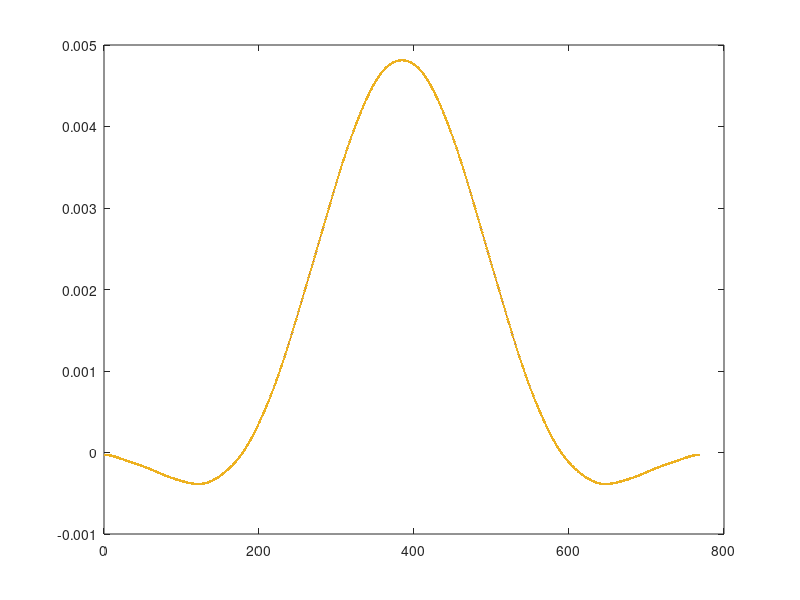

MATLAB code to generate this figure:
filter_coeff=[-0.000030328878, -0.000030577072, -0.000031071936, -0.000031810440, ...
        -0.000032788081, -0.000033998941, -0.000035435750, -0.000037089977, ...
        -0.000038951924, -0.000041010841, -0.000043255049, -0.000045672075, ...
        -0.000048248791, -0.000050971567, -0.000053826416, -0.000056799157, ...
        -0.000059875563, -0.000063041519, -0.000066283168, -0.000069587057, ...
        -0.000072940270, -0.000076330559, -0.000079746457, -0.000083177384, ...
        -0.000086613733, -0.000090046951, -0.000093469597, -0.000096875386, ...
        -0.000100259219, -0.000103617193, -0.000106946596, -0.000110245887, ...
        -0.000113514662, -0.000116753598, -0.000119964392, -0.000123149681, ...
        -0.000126312954, -0.000129458453, -0.000132591065, -0.000135716209, ...
        -0.000138839714, -0.000141967702, -0.000145106460, -0.000148262318, ...
        -0.000151441530, -0.000154650156, -0.000157893954, -0.000161178271, ...
        -0.000164507953, -0.000167887260, -0.000171319789, -0.000174808415, ...
        -0.000178355242, -0.000181961566, -0.000185627852, -0.000189353730, ...
        -0.000193137994, -0.000196978626, -0.000200872823, -0.000204817042, ...
        -0.000208807055, -0.000212838013, -0.000216904517, -0.000221000704, ...
        -0.000225120328, -0.000229256857, -0.000233403563, -0.000237553622, ...
        -0.000241700207, -0.000245836584, -0.000249956200, -0.000254052771, ...
        -0.000258120361, -0.000262153450, -0.000266147004, -0.000270096521, ...
        -0.000273998076, -0.000277848354, -0.000281644665, -0.000285384955, ...
        -0.000289067796, -0.000292692375, -0.000296258456, -0.000299766348, ...
        -0.000303216849, -0.000306611182, -0.000309950933, -0.000313237965, ...
        -0.000316474338, -0.000319662220, -0.000322803792, -0.000325901155, ...
        -0.000328956235, -0.000331970689, -0.000334945811, -0.000337882450, ...
        -0.000340780925, -0.000343640950, -0.000346461575, -0.000349241120, ...
        -0.000351977139, -0.000354666377, -0.000357304758, -0.000359887364, ...
        -0.000362408450, -0.000364861452, -0.000367239018, -0.000369533056, ...
        -0.000371734777, -0.000373834773, -0.000375823080, -0.000377689276, ...
        -0.000379422563, -0.000381011877, -0.000382445990, -0.000383713619, ...
        -0.000384803542, -0.000385704709, -0.000386406356, -0.000386898114, ...
        -0.000387170118, -0.000387213101, -0.000387018495, -0.000386578507, ...
        -0.000385886201, -0.000384935557, -0.000383721524, -0.000382240056, ...
        -0.000380488141, -0.000378463812, -0.000376166139, -0.000373595219, ...
        -0.000370752142, -0.000367638943, -0.000364258554, -0.000360614724, ...
        -0.000356711946, -0.000352555363, -0.000348150670, -0.000343504007, ...
        -0.000338621843, -0.000333510867, -0.000328177859, -0.000322629576, ...
        -0.000316872631, -0.000310913376, -0.000304757787, -0.000298411360, ...
        -0.000291879010, -0.000285164980, -0.000278272762, -0.000271205024, ...
        -0.000263963554, -0.000256549216, -0.000248961920, -0.000241200601, ...
        -0.000233263221, -0.000225146777, -0.000216847326, -0.000208360028, ...
        -0.000199679191, -0.000190798343, -0.000181710300, -0.000172407255, ...
        -0.000162880871, -0.000153122383, -0.000143122702, -0.000132872532, ...
        -0.000122362479, -0.000111583170, -0.000100525363, -0.000089180064, ...
        -0.000077538630, -0.000065592878, -0.000053335171, -0.000040758515, ...
        -0.000027856630, -0.000014624018, -0.000001056021, 0.000012851138, ...
        0.000027100327, 0.000041693485, 0.000056631617, 0.000071914809, ...
        0.000087542246, 0.000103512249, 0.000119822322, 0.000136469211, ...
        0.000153448970, 0.000170757041, 0.000188388336, 0.000206337332, ...
        0.000224598164, 0.000243164726, 0.000262030769, 0.000281190009, ...
        0.000300636218, 0.000320363327, 0.000340365516, 0.000360637298, ...
        0.000381173598, 0.000401969827, 0.000423021935, 0.000444326464, ...
        0.000465880589, 0.000487682136, 0.000509729602, 0.000532022152, ...
        0.000554559610, 0.000577342430, 0.000600371663, 0.000623648909, ...
        0.000647176257, 0.000670956213, 0.000694991628, 0.000719285612, ...
        0.000743841437, 0.000768662450, 0.000793751965, 0.000819113166, ...
        0.000844749009, 0.000870662116, 0.000896854682, 0.000923328383, ...
        0.000950084291, 0.000977122793, 0.001004443523, 0.001032045304, ...
        0.001059926097, 0.001088082964, 0.001116512045, 0.001145208547, ...
        0.001174166740, 0.001203379980, 0.001232840729, 0.001262540599, ...
        0.001292470407, 0.001322620233, 0.001352979500, 0.001383537057, ...
        0.001414281270, 0.001445200126, 0.001476281334, 0.001507512436, ...
        0.001538880923, 0.001570374340, 0.001601980408, 0.001633687126, ...
        0.001665482879, 0.001697356541, 0.001729297566, 0.001761296070, ...
        0.001793342912, 0.001825429752, 0.001857549108, 0.001889694393, ...
        0.001921859941, 0.001954041023, 0.001986233843, 0.002018435527, ...
        0.002050644089, 0.002082858396, 0.002115078108, 0.002147303617, ...
        0.002179535967, 0.002211776768, 0.002244028101, 0.002276292416, ...
        0.002308572425, 0.002340870987, 0.002373190996, 0.002405535266, ...
        0.002437906415, 0.002470306756, 0.002502738185, 0.002535202083, ...
        0.002567699223, 0.002600229679, 0.002632792754, 0.002665386912, ...
        0.002698009728, 0.002730657846, 0.002763326951, 0.002796011756, ...
        0.002828706000, 0.002861402467, 0.002894093007, 0.002926768579, ...
        0.002959419304, 0.002992034530, 0.003024602902, 0.003057112453, ...
        0.003089550693, 0.003121904707, 0.003154161264, 0.003186306922, ...
        0.003218328139, 0.003250211388, 0.003281943260, 0.003313510581, ...
        0.003344900504, 0.003376100618, 0.003407099027, 0.003437884440, ...
        0.003468446237, 0.003498774536, 0.003528860235, 0.003558695057, ...
        0.003588271569, 0.003617583196, 0.003646624221, 0.003675389765, ...
        0.003703875769, 0.003732078943, 0.003759996728, 0.003787627222, ...
        0.003814969120, 0.003842021626, 0.003868784372, 0.003895257323, ...
        0.003921440679, 0.003947334780, 0.003972940002, 0.003998256657, ...
        0.004023284898, 0.004048024621, 0.004072475378, 0.004096636296, ...
        0.004120505997, 0.004144082539, 0.004167363355, 0.004190345212, ...
        0.004213024178, 0.004235395601, 0.004257454099, 0.004279193573, ...
        0.004300607214, 0.004321687545, 0.004342426454, 0.004362815256, ...
        0.004382844754, 0.004402505313, 0.004421786948, 0.004440679412, ...
        0.004459172292, 0.004477255113, 0.004494917441, 0.004512148992, ...
        0.004528939733, 0.004545279991, 0.004561160551, 0.004576572754, ...
        0.004591508584, 0.004605960752, 0.004619922770, 0.004633389009, ...
        0.004646354755, 0.004658816245, 0.004670770698, 0.004682216325, ...
        0.004693152332, 0.004703578904, 0.004713497184, 0.004722909228, ...
        0.004731817958, 0.004740227096, 0.004748141095, 0.004755565048, ...
        0.004762504603, 0.004768965859, 0.004774955265, 0.004780479506, ...
        0.004785545399, 0.004790159771, 0.004794329357, 0.004798060681, ...
        0.004801359958, 0.004804232990, 0.004806685075, 0.004808720919, ...
        0.004810344567, 0.004811559332, 0.004812367747, 0.004812771523, ...
        0.004812771523, 0.004812367747, 0.004811559332, 0.004810344567, ...
        0.004808720919, 0.004806685075, 0.004804232990, 0.004801359958, ...
        0.004798060681, 0.004794329357, 0.004790159771, 0.004785545399, ...
        0.004780479506, 0.004774955265, 0.004768965859, 0.004762504603, ...
        0.004755565048, 0.004748141095, 0.004740227096, 0.004731817958, ...
        0.004722909228, 0.004713497184, 0.004703578904, 0.004693152332, ...
        0.004682216325, 0.004670770698, 0.004658816245, 0.004646354755, ...
        0.004633389009, 0.004619922770, 0.004605960752, 0.004591508584, ...
        0.004576572754, 0.004561160551, 0.004545279991, 0.004528939733, ...
        0.004512148992, 0.004494917441, 0.004477255113, 0.004459172292, ...
        0.004440679412, 0.004421786948, 0.004402505313, 0.004382844754, ...
        0.004362815256, 0.004342426454, 0.004321687545, 0.004300607214, ...
        0.004279193573, 0.004257454099, 0.004235395601, 0.004213024178, ...
        0.004190345212, 0.004167363355, 0.004144082539, 0.004120505997, ...
        0.004096636296, 0.004072475378, 0.004048024621, 0.004023284898, ...
        0.003998256657, 0.003972940002, 0.003947334780, 0.003921440679, ...
        0.003895257323, 0.003868784372, 0.003842021626, 0.003814969120, ...
        0.003787627222, 0.003759996728, 0.003732078943, 0.003703875769, ...
        0.003675389765, 0.003646624221, 0.003617583196, 0.003588271569, ...
        0.003558695057, 0.003528860235, 0.003498774536, 0.003468446237, ...
        0.003437884440, 0.003407099027, 0.003376100618, 0.003344900504, ...
        0.003313510581, 0.003281943260, 0.003250211388, 0.003218328139, ...
        0.003186306922, 0.003154161264, 0.003121904707, 0.003089550693, ...
        0.003057112453, 0.003024602902, 0.002992034530, 0.002959419304, ...
        0.002926768579, 0.002894093007, 0.002861402467, 0.002828706000, ...
        0.002796011756, 0.002763326951, 0.002730657846, 0.002698009728, ...
        0.002665386912, 0.002632792754, 0.002600229679, 0.002567699223, ...
        0.002535202083, 0.002502738185, 0.002470306756, 0.002437906415, ...
        0.002405535266, 0.002373190996, 0.002340870987, 0.002308572425, ...
        0.002276292416, 0.002244028101, 0.002211776768, 0.002179535967, ...
        0.002147303617, 0.002115078108, 0.002082858396, 0.002050644089, ...
        0.002018435527, 0.001986233843, 0.001954041023, 0.001921859941, ...
        0.001889694393, 0.001857549108, 0.001825429752, 0.001793342912, ...
        0.001761296070, 0.001729297566, 0.001697356541, 0.001665482879, ...
        0.001633687126, 0.001601980408, 0.001570374340, 0.001538880923, ...
        0.001507512436, 0.001476281334, 0.001445200126, 0.001414281270, ...
        0.001383537057, 0.001352979500, 0.001322620233, 0.001292470407, ...
        0.001262540599, 0.001232840729, 0.001203379980, 0.001174166740, ...
        0.001145208547, 0.001116512045, 0.001088082964, 0.001059926097, ...
        0.001032045304, 0.001004443523, 0.000977122793, 0.000950084291, ...
        0.000923328383, 0.000896854682, 0.000870662116, 0.000844749009, ...
        0.000819113166, 0.000793751965, 0.000768662450, 0.000743841437, ...
        0.000719285612, 0.000694991628, 0.000670956213, 0.000647176257, ...
        0.000623648909, 0.000600371663, 0.000577342430, 0.000554559610, ...
        0.000532022152, 0.000509729602, 0.000487682136, 0.000465880589, ...
        0.000444326464, 0.000423021935, 0.000401969827, 0.000381173598, ...
        0.000360637298, 0.000340365516, 0.000320363327, 0.000300636218, ...
        0.000281190009, 0.000262030769, 0.000243164726, 0.000224598164, ...
        0.000206337332, 0.000188388336, 0.000170757041, 0.000153448970, ...
        0.000136469211, 0.000119822322, 0.000103512249, 0.000087542246, ...
        0.000071914809, 0.000056631617, 0.000041693485, 0.000027100327, ...
        0.000012851138, -0.000001056021, -0.000014624018, -0.000027856630, ...
        -0.000040758515, -0.000053335171, -0.000065592878, -0.000077538630, ...
        -0.000089180064, -0.000100525363, -0.000111583170, -0.000122362479, ...
        -0.000132872532, -0.000143122702, -0.000153122383, -0.000162880871, ...
        -0.000172407255, -0.000181710300, -0.000190798343, -0.000199679191, ...
        -0.000208360028, -0.000216847326, -0.000225146777, -0.000233263221, ...
        -0.000241200601, -0.000248961920, -0.000256549216, -0.000263963554, ...
        -0.000271205024, -0.000278272762, -0.000285164980, -0.000291879010, ...
        -0.000298411360, -0.000304757787, -0.000310913376, -0.000316872631, ...
        -0.000322629576, -0.000328177859, -0.000333510867, -0.000338621843, ...
        -0.000343504007, -0.000348150670, -0.000352555363, -0.000356711946, ...
        -0.000360614724, -0.000364258554, -0.000367638943, -0.000370752142, ...
        -0.000373595219, -0.000376166139, -0.000378463812, -0.000380488141, ...
        -0.000382240056, -0.000383721524, -0.000384935557, -0.000385886201, ...
        -0.000386578507, -0.000387018495, -0.000387213101, -0.000387170118, ...
        -0.000386898114, -0.000386406356, -0.000385704709, -0.000384803542, ...
        -0.000383713619, -0.000382445990, -0.000381011877, -0.000379422563, ...
        -0.000377689276, -0.000375823080, -0.000373834773, -0.000371734777, ...
        -0.000369533056, -0.000367239018, -0.000364861452, -0.000362408450, ...
        -0.000359887364, -0.000357304758, -0.000354666377, -0.000351977139, ...
        -0.000349241120, -0.000346461575, -0.000343640950, -0.000340780925, ...
        -0.000337882450, -0.000334945811, -0.000331970689, -0.000328956235, ...
        -0.000325901155, -0.000322803792, -0.000319662220, -0.000316474338, ...
        -0.000313237965, -0.000309950933, -0.000306611182, -0.000303216849, ...
        -0.000299766348, -0.000296258456, -0.000292692375, -0.000289067796, ...
        -0.000285384955, -0.000281644665, -0.000277848354, -0.000273998076, ...
        -0.000270096521, -0.000266147004, -0.000262153450, -0.000258120361, ...
        -0.000254052771, -0.000249956200, -0.000245836584, -0.000241700207, ...
        -0.000237553622, -0.000233403563, -0.000229256857, -0.000225120328, ...
        -0.000221000704, -0.000216904517, -0.000212838013, -0.000208807055, ...
        -0.000204817042, -0.000200872823, -0.000196978626, -0.000193137994, ...
        -0.000189353730, -0.000185627852, -0.000181961566, -0.000178355242, ...
        -0.000174808415, -0.000171319789, -0.000167887260, -0.000164507953, ...
        -0.000161178271, -0.000157893954, -0.000154650156, -0.000151441530, ...
        -0.000148262318, -0.000145106460, -0.000141967702, -0.000138839714, ...
        -0.000135716209, -0.000132591065, -0.000129458453, -0.000126312954, ...
        -0.000123149681, -0.000119964392, -0.000116753598, -0.000113514662, ...
        -0.000110245887, -0.000106946596, -0.000103617193, -0.000100259219, ...
        -0.000096875386, -0.000093469597, -0.000090046951, -0.000086613733, ...
        -0.000083177384, -0.000079746457, -0.000076330559, -0.000072940270, ...
        -0.000069587057, -0.000066283168, -0.000063041519, -0.000059875563, ...
        -0.000056799157, -0.000053826416, -0.000050971567, -0.000048248791, ...
        -0.000045672075, -0.000043255049, -0.000041010841, -0.000038951924, ...
        -0.000037089977, -0.000035435750, -0.000033998941, -0.000032788081, ...
        -0.000031810440, -0.000031071936, -0.000030577072, -0.000030328878];
token = [4.082482904638630e-001 * sqrt(0.5)  -3.004261596374099e-017
    -5.282181998520569e-001 8.225260197957544e-018
    2.399888152683055e-001  -5.733259464062257e-017
    -1.209426510735405e-002 6.365366430137442e-018
    1.846294773620827e-005  -4.145515408357529e-018
    6.120179006378732e-004  -1.425483598645417e-017
    5.499197872127104e-004  3.338200835541673e-017
    3.330512243432287e-004  -3.991445470685697e-018
    1.174539197140093e-004  8.134817722064635e-018
    1.271175953190277e-003  1.061081289889354e-016
    5.904772354521236e-004  4.261935782680764e-018
    2.547449951754077e-004  -1.989653107221370e-018
    1.439335536944256e-004  1.032861020696383e-017
    8.379821248584243e-005  2.637946926618362e-018
    6.459175728329905e-005  -4.337403675070662e-018
    8.917856010668035e-004  5.921434018767376e-018];

dut = [-0.005490
-0.005535
-0.005625
-0.005758
-0.005935
-0.006154
-0.006415
-0.006714
-0.007051
-0.007424
-0.007830
-0.008268
-0.008734
-0.009227
-0.009744
-0.010282
-0.010839
-0.011412
-0.011999
-0.012597
-0.013204
-0.013817
-0.014436
-0.015057
-0.015679
-0.016300
-0.016920
-0.017536
-0.018149
-0.018757
-0.019359
-0.019957
-0.020548
-0.021135
-0.021716
-0.022292
-0.022865
-0.023434
-0.024002
-0.024567
-0.025133
-0.025699
-0.026267
-0.026838
-0.027414
-0.027995
-0.028582
-0.029176
-0.029779
-0.030391
-0.031012
-0.031644
-0.032286
-0.032939
-0.033602
-0.034277
-0.034962
-0.035657
-0.036362
-0.037076
-0.037798
-0.038528
-0.039264
-0.040005
-0.040751
-0.041500
-0.042251
-0.043002
-0.043752
-0.044501
-0.045247
-0.045988
-0.046725
-0.047455
-0.048178
-0.048893
-0.049599
-0.050296
-0.050983
-0.051660
-0.052327
-0.052983
-0.053629
-0.054264
-0.054888
-0.055503
-0.056107
-0.056702
-0.057288
-0.057865
-0.058434
-0.058994
-0.059547
-0.060093
-0.060632
-0.061163
-0.061688
-0.062206
-0.062716
-0.063219
-0.063715
-0.064201
-0.064679
-0.065147
-0.065603
-0.066047
-0.066477
-0.066893
-0.067291
-0.067671
-0.068031
-0.068369
-0.068683
-0.068971
-0.069230
-0.069460
-0.069657
-0.069820
-0.069947
-0.070036
-0.070085
-0.070093
-0.070058
-0.069978
-0.069853
-0.069681
-0.069461
-0.069193
-0.068876
-0.068509
-0.068093
-0.067628
-0.067113
-0.066550
-0.065938
-0.065278
-0.064572
-0.063819
-0.063022
-0.062181
-0.061297
-0.060372
-0.059407
-0.058402
-0.057360
-0.056281
-0.055167
-0.054018
-0.052836
-0.051620
-0.050373
-0.049093
-0.047782
-0.046440
-0.045067
-0.043662
-0.042225
-0.040756
-0.039254
-0.037717
-0.036146
-0.034538
-0.032893
-0.031209
-0.029485
-0.027718
-0.025908
-0.024052
-0.022150
-0.020199
-0.018197
-0.016143
-0.014036
-0.011874
-0.009655
-0.007378
-0.005043
-0.002647
-0.000191
0.002326
0.004906
0.007547
0.010251
0.013018
0.015847
0.018738
0.021690
0.024704
0.027777
0.030910
0.034102
0.037351
0.040657
0.044018
0.047433
0.050901
0.054421
0.057992
0.061613
0.065282
0.069000
0.072764
0.076575
0.080432
0.084333
0.088280
0.092271
0.096306
0.100386
0.104510
0.108679
0.112893
0.117151
0.121456
0.125807
0.130205
0.134650
0.139143
0.143684
0.148275
0.152916
0.157607
0.162348
0.167140
0.171984
0.176878
0.181824
0.186820
0.191867
0.196964
0.202110
0.207305
0.212547
0.217835
0.223168
0.228544
0.233962
0.239420
0.244916
0.250447
0.256012
0.261609
0.267236
0.272889
0.278567
0.284268
0.289989
0.295729
0.301485
0.307254
0.313036
0.318829
0.324630
0.330438
0.336252
0.342071
0.347894
0.353719
0.359547
0.365376
0.371206
0.377038
0.382870
0.388703
0.394538
0.400374
0.406213
0.412053
0.417896
0.423743
0.429593
0.435448
0.441308
0.447173
0.453044
0.458921
0.464803
0.470692
0.476587
0.482487
0.488392
0.494302
0.500216
0.506132
0.512050
0.517969
0.523887
0.529802
0.535712
0.541616
0.547512
0.553396
0.559268
0.565125
0.570964
0.576783
0.582580
0.588351
0.594095
0.599810
0.605492
0.611140
0.616751
0.622324
0.627856
0.633346
0.638792
0.644193
0.649547
0.654853
0.660109
0.665317
0.670473
0.675579
0.680632
0.685634
0.690583
0.695480
0.700325
0.705117
0.709857
0.714544
0.719179
0.723762
0.728292
0.732771
0.737197
0.741570
0.745891
0.750159
0.754373
0.758533
0.762639
0.766689
0.770682
0.774617
0.778493
0.782309
0.786063
0.789754
0.793380
0.796939
0.800429
0.803849
0.807196
0.810470
0.813667
0.816786
0.819826
0.822784
0.825658
0.828448
0.831152
0.833768
0.836295
0.838733
0.841080
0.843336
0.845500
0.847572
0.849551
0.851439
0.853234
0.854938
0.856551
0.858073
0.859505
0.860849
0.862105
0.863275
0.864359
0.865359
0.866276
0.867112
0.867866
0.868542
0.869139
0.869659
0.870103
0.870471
0.870766
0.870985
0.871132
0.871205
0.871205
0.871132
0.870985
0.870766
0.870471
0.870103
0.869659
0.869139
0.868542
0.867866
0.867112
0.866276
0.865359
0.864359
0.863275
0.862105
0.860849
0.859505
0.858073
0.856551
0.854938
0.853234
0.851439
0.849551
0.847572
0.845500
0.843336
0.841080
0.838733
0.836295
0.833768
0.831152
0.828448
0.825658
0.822784
0.819826
0.816786
0.813667
0.810470
0.807197
0.803849
0.800429
0.796939
0.793380
0.789754
0.786063
0.782309
0.778493
0.774617
0.770682
0.766689
0.762639
0.758533
0.754373
0.750159
0.745891
0.741571
0.737197
0.732771
0.728292
0.723762
0.719179
0.714544
0.709857
0.705117
0.700325
0.695480
0.690583
0.685634
0.680632
0.675579
0.670473
0.665317
0.660110
0.654853
0.649546
0.644193
0.638792
0.633346
0.627856
0.622324
0.616751
0.611139
0.605492
0.599809
0.594095
0.588351
0.582580
0.576783
0.570964
0.565125
0.559268
0.553396
0.547512
0.541616
0.535712
0.529802
0.523887
0.517969
0.512050
0.506132
0.500216
0.494302
0.488392
0.482487
0.476586
0.470692
0.464803
0.458920
0.453044
0.447173
0.441308
0.435448
0.429593
0.423743
0.417896
0.412053
0.406213
0.400374
0.394538
0.388704
0.382870
0.377037
0.371206
0.365376
0.359547
0.353719
0.347894
0.342071
0.336252
0.330438
0.324630
0.318828
0.313036
0.307254
0.301485
0.295729
0.289989
0.284268
0.278567
0.272889
0.267235
0.261609
0.256012
0.250447
0.244916
0.239420
0.233962
0.228544
0.223168
0.217835
0.212547
0.207305
0.202110
0.196964
0.191867
0.186820
0.181824
0.176878
0.171984
0.167140
0.162348
0.157607
0.152916
0.148275
0.143684
0.139143
0.134650
0.130205
0.125807
0.121456
0.117151
0.112893
0.108679
0.104510
0.100386
0.096306
0.092271
0.088280
0.084333
0.080432
0.076575
0.072764
0.069000
0.065282
0.061613
0.057992
0.054421
0.050901
0.047433
0.044018
0.040657
0.037351
0.034102
0.030910
0.027777
0.024704
0.021690
0.018738
0.015847
0.013018
0.010251
0.007547
0.004906
0.002326
-0.000191
-0.002647
-0.005043
-0.007378
-0.009655
-0.011874
-0.014036
-0.016143
-0.018197
-0.020199
-0.022150
-0.024052
-0.025908
-0.027718
-0.029485
-0.031209
-0.032893
-0.034538
-0.036146
-0.037717
-0.039254
-0.040756
-0.042225
-0.043662
-0.045067
-0.046440
-0.047783
-0.049093
-0.050373
-0.051620
-0.052836
-0.054018
-0.055167
-0.056281
-0.057360
-0.058402
-0.059407
-0.060372
-0.061297
-0.062181
-0.063022
-0.063819
-0.064572
-0.065278
-0.065938
-0.066550
-0.067113
-0.067628
-0.068093
-0.068509
-0.068876
-0.069193
-0.069461
-0.069681
-0.069853
-0.069978
-0.070058
-0.070093
-0.070085
-0.070036
-0.069947
-0.069820
-0.069657
-0.069460
-0.069230
-0.068971
-0.068683
-0.068369
-0.068031
-0.067671
-0.067291
-0.066893
-0.066477
-0.066047
-0.065603
-0.065147
-0.064679
-0.064201
-0.063715
-0.063219
-0.062716
-0.062206
-0.061688
-0.061163
-0.060632
-0.060093
-0.059547
-0.058994
-0.058434
-0.057865
-0.057288
-0.056702
-0.056107
-0.055503
-0.054888
-0.054264
-0.053629
-0.052983
-0.052327
-0.051660
-0.050983
-0.050296
-0.049599
-0.048893
-0.048178
-0.047455
-0.046725
-0.045988
-0.045247
-0.044501
-0.043752
-0.043002
-0.042251
-0.041500
-0.040751
-0.040005
-0.039264
-0.038528
-0.037798
-0.037076
-0.036362
-0.035657
-0.034962
-0.034277
-0.033602
-0.032939
-0.032286
-0.031644
-0.031012
-0.030391
-0.029779
-0.029176
-0.028582
-0.027995
-0.027414
-0.026838
-0.026267
-0.025699
-0.025133
-0.024567
-0.024002
-0.023435
-0.022865
-0.022292
-0.021716
-0.021135
-0.020548
-0.019957
-0.019359
-0.018757
-0.018149
-0.017536
-0.016920
-0.016300
-0.015679
-0.015057
-0.014436
-0.013817
-0.013204
-0.012597
-0.011999
-0.011412
-0.010839
-0.010282
-0.009744
-0.009227
-0.008734
-0.008268
-0.007830
-0.007424
-0.007051
-0.006714
-0.006415
-0.006154
-0.005935
-0.005758
-0.005625
-0.005535
-0.005490
];
dut = dut.';
dut = dut * 0.00552427172802;
token = reshape(token, [1, 32]);

out=zeros(1, 768);

for i = 1:768
    for j = 1:32
        out(i) = out(i) + token(j) * cos(pi*(j-1)*(2*i-1)/(768));
    end
end

out = out * sqrt(2/768) * sqrt(256) * sqrt(128)/2048;

plot(filter_coeff);
hold on;
plot(out);
hold on;
plot(dut, '.');


